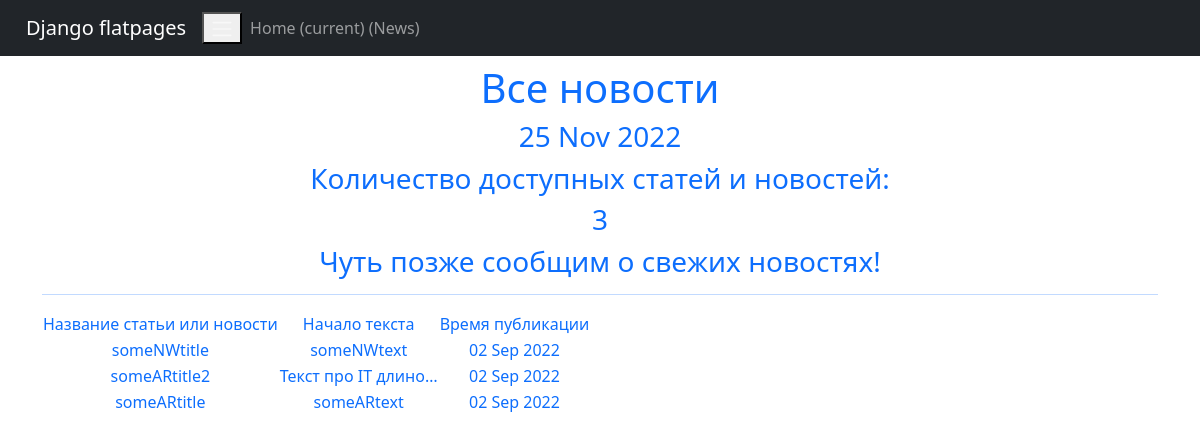
The page /news/ on the database as committed earlier.
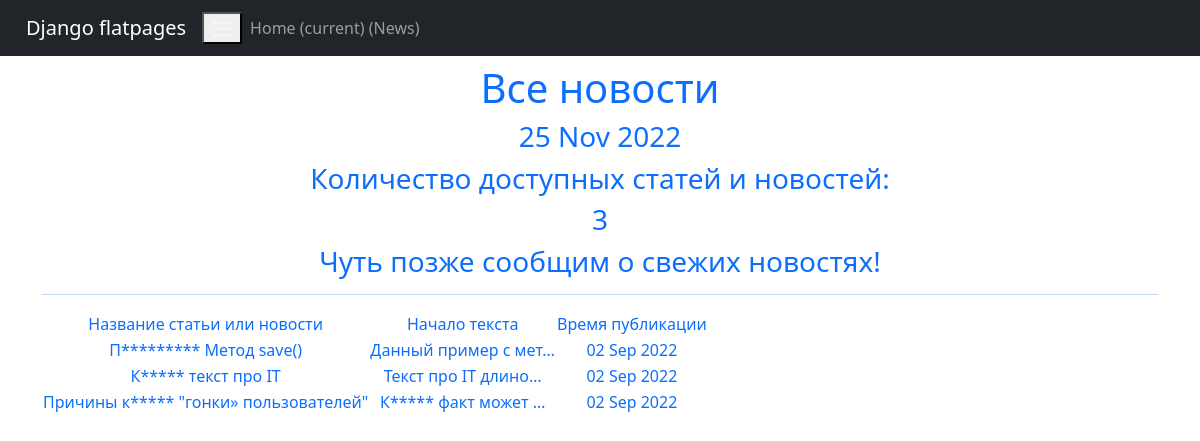
The same page on the database as committed later.
### news/models.py (models this page shows, shortened)
class Post(models.Model):
    author = models.ForeignKey(Author, on_delete=models.CASCADE)
    NEWS = 'NW'
    ARTICLE = 'AR'
    CATEGORY_CHOICES = (
        (NEWS, 'НОВОСТЬ'),
        (ARTICLE, 'СТАТЬЯ')
    )
    categoryType = models.CharField(max_length=2, choices=CATEGORY_CHOICES, default=ARTICLE)
    dateCreation = models.DateTimeField(auto_now_add=True)
    postCategory = models.ManyToManyField(Category, through='PostCategory')
    title = models.CharField(max_length=128)
    text = models.TextField()
    rating = models.SmallIntegerField(default=0)

### news/views.py (the view)
# urls.py: path('', PostsList.as_view()),
class PostsList(ListView):
    model = Post
    ordering = '-dateCreation'
    template_name = 'news_1.html'
    context_object_name = 'news'
    def get_context_data(self, **kwargs):
        context = super().get_context_data(**kwargs)
        context['time_now'] = datetime.utcnow()
        context['next_post'] = None
        return context

### news/templatetags/custom_filters.py (called while the page is built)
@register.filter()
def censor(value):
    bad_words = ['прикольный', 'клевый', 'крутой']
    if not isinstance(value, str):
        raise TypeError(f"unresolved type '{type(value)}' expected  type 'str'")
    for word in value.split():
        if word.lower() in bad_words:
            value = value.replace(word, f"{word[0]}{'*' * (len(word) - 1)}")
    return value

### templates/news_1.html (shortened to what this page needs)
{% extends 'flatpages/default.html' %}
{% load custom_filters %}
{% block content %}
   <h1>Все новости</h1>
   <h3>{{ time_now|date:'d M Y' }}</h3>
    <h3>Количество доступных статей и новостей:</h3> <h3>{{ news|length }}</h3>
   <h3> {{ next_post|default_if_none:"Чуть позже сообщим о свежих новостях!" }} </h3>
   <hr>
   {% if news %}
<table>
    <td>
        Название статьи или новости
    </td>
    <td>
        Начало текста
    </td>
    <td>
        Время публикации
    </td>
    {% for post in news %}
    <tr>
        <td>{{ post.title|censor }}</td>
        <td>
            <div align="center">{{ post.text|censor|truncatechars:20 }}</div>
        </td>
        <td>{{ post.dateCreation|date:'d M Y ' }}</td>
    </tr>
    <tr>
        {% endfor %}
    </tr>
</table>
   {% else %}
       <h2>Свежих новостей нет!</h2>
   {% endif %}
{% endblock content %}

### templates/flatpages/default.html (shortened to what this page needs)
<!DOCTYPE html>
<html lang="en">
    <head>
        {% load static %}
        <link href="{% static 'css/styles.css' %}" rel="stylesheet" />
    </head>
    <body>
       <nav class="navbar navbar-expand-lg navbar-dark bg-dark static-top">
   <div class="container">
       <a class="navbar-brand" href="#">Django flatpages</a>
       <button class="navbar-toggle" type="button" data-toggle="collapse"
               data-target="#navbarResponsive"
               aria-controls="navbarResponsive" aria-expanded="false"
               aria-label="Toggle navigation">
           <span class="navbar-toggler-icon"></span>
       </button>
       <div class="collapse navbar-collapse" id="navbarResponsive">
           <ul class="navbar-nav ml-auto">
                   <a class="nav-link" href="#">Home
                       <span class="sr-only">(current)</span>
                       <span class="sr-only">(News)</span>
           </ul>
       </div>
   </div>
</nav>
        <div class="container">
            <div class="row">
                <div class="col-lg-12 text-center">
                    {% block content %}{% endblock content %}
                </div>
            </div>
        </div>
    </body>
</html>

Rows that differ between the two databases and show on the page:
changed Post: title|censor "someNWtitle" → "П********* Метод save()"; text|censor "someNWtext" → "Данный пример с мет…"
changed Post "Текст про IT длино…": title|censor "someARtitle2" → "К***** текст про IT"
changed Post: title|censor "someARtitle" → "Причины к***** \"гонки» пользователей\""; text|censor "someARtext" → "К***** факт может …"
